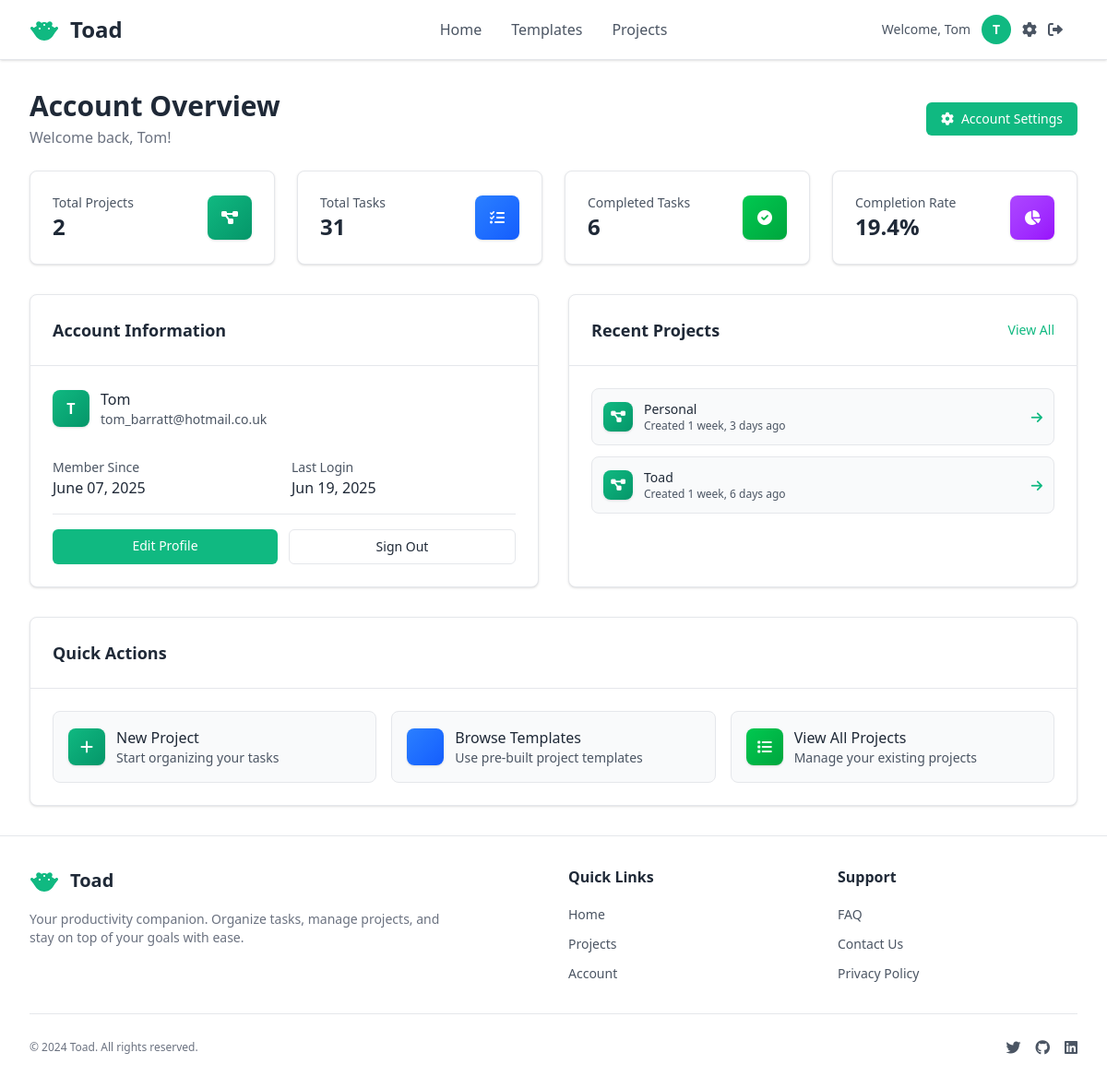
The page /accounts/overview/ (signed in) on the database as committed earlier.
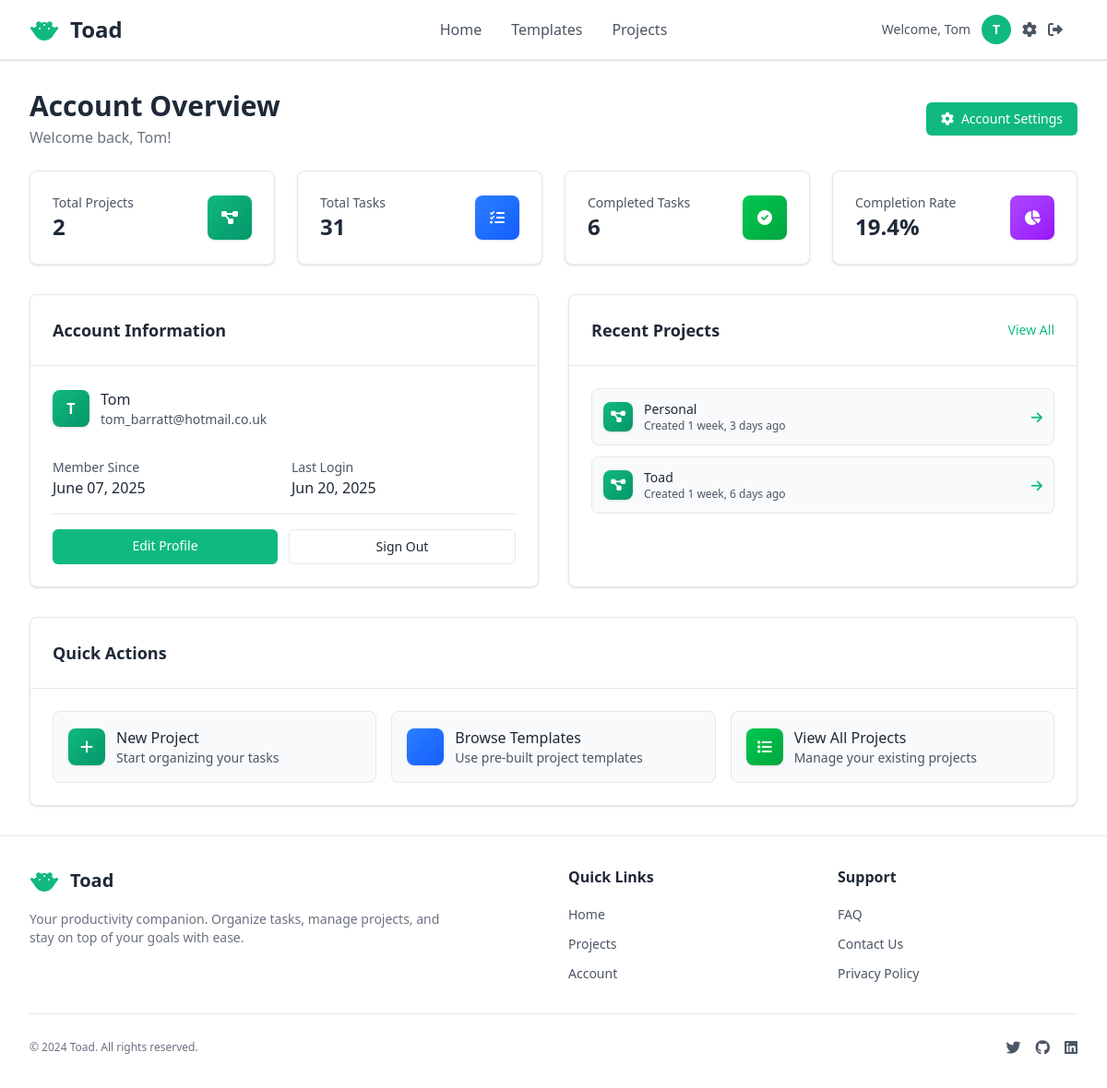
The same page on the database as committed later.
### accounts/models.py (models this page shows, shortened)
class User(AbstractUser):
    username = None  # Remove username field
    email = models.EmailField(unique=True, help_text='Required. Enter a valid email address.')
    first_name = models.CharField(max_length=30, help_text='Required. Enter your first name.')
    last_name = models.CharField(max_length=30, blank=True, help_text='Optional. Enter your last name.')
    USERNAME_FIELD = 'email'
    REQUIRED_FIELDS = ['first_name']  # Fields required when creating superuser (email is already included)
    objects = CustomUserManager()
    def get_full_name(self):
        full_name = f'{self.first_name} {self.last_name}'
        return full_name.strip()
    def get_short_name(self):
        return self.first_name

### accounts/views.py (the view)
# urls.py: path('overview/', account_overview_view, name='account_overview'),
@login_required
def account_overview_view(request):
    from pages.models import Project, Task
    total_projects = Project.objects.filter(user=request.user).count()
    total_tasks = Task.objects.filter(project__user=request.user).count()
    completed_tasks = Task.objects.filter(project__user=request.user, completed=True).count()
    completion_rate = 0
    if total_tasks > 0:
        completion_rate = round((completed_tasks / total_tasks) * 100, 1)
    recent_projects = Project.objects.filter(user=request.user).order_by('-created_at')[:5]
    context = {
        'total_projects': total_projects,
        'total_tasks': total_tasks,
        'completed_tasks': completed_tasks,
        'completion_rate': completion_rate,
        'recent_projects': recent_projects,
    }
    return render(request, 'accounts/account_overview.html', context)

### accounts/templates/accounts/account_overview.html (shortened to what the changed rows need)
{% extends "pages/layout.html" %}
{% load static %}
{% block content %}
<div class="max-w-6xl mx-auto">
    <div class="mb-6">
        <div class="flex items-center justify-between">
            <div>
                <h1 class="text-3xl font-bold text-[var(--title-text)]">Account Overview</h1>
                <p class="text-[var(--subtitle-text)] mt-1">Welcome back, {{ user.get_short_name }}!</p>
            </div>
        </div>
    </div>
    <div class="grid grid-cols-1 lg:grid-cols-2 gap-8">
        <div class="bg-[var(--container-bg)] border border-[var(--border-color)] rounded-lg shadow-sm">
            <div class="p-6 border-b border-[var(--border-color)]">
                <h2 class="text-lg font-semibold text-[var(--title-text)]">Account Information</h2>
            </div>
            <div class="p-6 space-y-4">
                <div class="flex items-center space-x-3">
                    <div class="flex items-center justify-center w-10 h-10 bg-gradient-to-br from-[var(--primary-action-bg)] to-[var(--primary-action-hover-bg)] rounded-lg shadow-sm">
                        <span class="text-white font-semibold">{{ user.first_name|first|upper }}</span>
                    </div>
                    <div>
                        <p class="font-medium text-[var(--text-primary)]">{{ user.get_full_name|default:user.get_short_name }}</p>
                        <p class="text-sm text-[var(--text-secondary)]">{{ user.email }}</p>
                    </div>
                </div>
                <div class="grid grid-cols-1 sm:grid-cols-2 gap-4 pt-4">
                    <div>
                        <p class="text-sm text-[var(--text-secondary)]">Member Since</p>
                        <p class="font-medium text-[var(--text-primary)]">{{ user.date_joined|date:"F d, Y" }}</p>
                    </div>
                    <div>
                        <p class="text-sm text-[var(--text-secondary)]">Last Login</p>
                        <p class="font-medium text-[var(--text-primary)]">{{ user.last_login|date:"M d, Y"|default:"Never" }}</p>
                    </div>
                </div>
            </div>
        </div>
        <div class="bg-[var(--container-bg)] border border-[var(--border-color)] rounded-lg shadow-sm">
            <div class="p-6 border-b border-[var(--border-color)]">
                <div class="flex items-center justify-between">
                    <h2 class="text-lg font-semibold text-[var(--title-text)]">Recent Projects</h2>
                </div>
            </div>
        </div>
    </div>
    <div class="mt-8 bg-[var(--container-bg)] border border-[var(--border-color)] rounded-lg shadow-sm">
        <div class="p-6 border-b border-[var(--border-color)]">
            <h2 class="text-lg font-semibold text-[var(--title-text)]">Quick Actions</h2>
        </div>
    </div>
</div>
{% endblock %}

### pages/templates/pages/layout.html (shortened to what the changed rows need)
<!DOCTYPE html>
{% load static %}
<html lang="en">
<head>
    <link rel="preload" href="https://cdnjs.cloudflare.com/ajax/libs/font-awesome/6.0.0/css/all.min.css" as="style" onload="this.onload=null;this.rel='stylesheet'">
    <link rel="stylesheet" href="{% static 'css/master.css' %}">
</head>
<body class="bg-[var(--main-bg)] min-h-screen flex flex-col">
    <nav class="bg-[var(--container-bg)] shadow-sm border-b border-[var(--border-color)]">
        <div class="w-full px-4 sm:px-6 lg:px-8">
            <div class="relative flex items-center h-16">
                <div class="flex items-center space-x-3">
                    <h1 class="text-2xl font-bold text-[var(--title-text)]">Toad</h1>
                </div>
                <div class="ml-auto flex items-center space-x-4">
                    {% if user.is_authenticated %}
                        <div class="hidden lg:flex items-center space-x-3">
                            <span class="text-[var(--text-secondary)] text-sm whitespace-nowrap">Welcome, {{ user.get_short_name }}</span>
                            <div class="w-8 h-8 bg-[var(--primary-action-bg)] rounded-full flex items-center justify-center">
                                <span class="text-[var(--primary-action-text)] text-sm font-semibold">
                                    {{ user.first_name|first|upper }}
                                </span>
                            </div>
                            <a href="{% url 'accounts:account_settings' %}" class="text-[var(--text-secondary)] hover:text-[var(--title-text)] transition-colors duration-200">
                                <i class="fas fa-cog"></i>
                            </a>
                            <a href="{% url 'accounts:logout' %}" class="text-[var(--text-secondary)] hover:text-[var(--title-text)] transition-colors duration-200">
                                <i class="fas fa-sign-out-alt"></i>
                            </a>
                        </div>
                    {% else %}
                        <a href="{% url 'accounts:login' %}" class="bg-[var(--primary-action-bg)] hover:bg-[var(--primary-action-hover-bg)] text-[var(--primary-action-text)] px-4 py-2 rounded-md text-sm font-medium transition-colors duration-200 whitespace-nowrap">
                            Sign In
                        </a>
                    {% endif %}
                </div>
            </div>
        </div>
    </nav>
    <main class="flex-1">
        <div id="app" class="min-h-full p-4 sm:p-6 md:p-8">
            <div class="max-w-full mx-auto">
                {% block content %}
                {% endblock %}
            </div>
        </div>
    </main>
    <footer class="bg-[var(--container-bg)] border-t border-[var(--border-color)] mt-auto">
        <div class="max-w-7xl mx-auto px-4 sm:px-6 lg:px-8 py-8">
            <div class="grid grid-cols-1 md:grid-cols-4 gap-8">
                <div class="col-span-1 md:col-span-2">
                    <div class="flex items-center space-x-3 mb-4">
                        <h2 class="text-xl font-bold text-[var(--title-text)]">Toad</h2>
                    </div>
                </div>
            </div>
        </div>
    </footer>
</body>
</html>

Rows that differ between the two databases and show on the page:
changed User "Tom": last_login "Jun 19, 2025" → "Jun 20, 2025"
